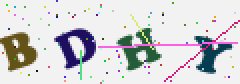
#> input picture project2/yan3.png, 120 x 42 px (shown 2 times larger)
$ python yzm1.py
#> lines starting #> are read from the running program, lines starting #| are printed output that depends on the picture; after the words box and inside, x2 and y2 are one past the last pixel; in counts of white or black regions, pixels touching at a corner belong together
import cv2
import numpy as np
import tensorflow as tf
from matplotlib import pyplot as plt
img = cv2.imread("yan3.png", 0)
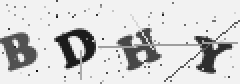
#> img: shape (42, 120) (shown 2 times larger); min 16, max 242, mean 210.1
img=cv2.resize(img,(301,120))
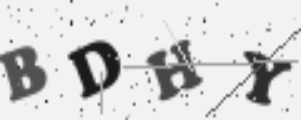
#> img: shape (120, 301); min 27, max 242, mean 210.1

#img = img[10:110,10:291]
#img = cv2.GaussianBlur(img,(9,9),0)

kernel = np.ones((5,5),np.uint8)

#img = cv2.morphologyEx(img, cv2.MORPH_OPEN, kernel)

#ret2,th2 = cv2.threshold(img,0,255,cv2.THRESH_BINARY+cv2.THRESH_OTSU)


img = cv2.dilate(img,kernel,iterations = 1)
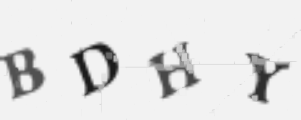
#> img: shape (120, 301); min 27, max 242, mean 226

img = cv2.GaussianBlur(img,(5,5),0)

ret1,img = cv2.threshold(img,0,255,cv2.THRESH_BINARY+cv2.THRESH_OTSU)
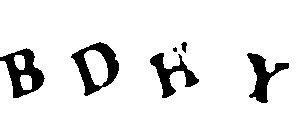
#> img: shape (120, 301); 89.9% white; 6 black regions (1 under 20 px), largest, box (x1, y1, x2, y2) and area: (71, 42, 119, 96) 1026, (0, 48, 45, 98) 1004, (150, 53, 199, 98) 775, (247, 53, 289, 103) 770, (181, 42, 187, 53) 41
#> ret1 = 173

img = cv2.erode(img,kernel,iterations = 1) #膨胀
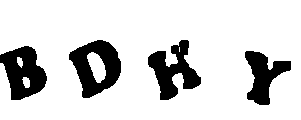
#> img: shape (120, 301); 83.4% white; 4 black regions, box (x1, y1, x2, y2) and area: (69, 40, 121, 98) 1680, (0, 46, 47, 100) 1571, (148, 40, 201, 100) 1520, (245, 51, 291, 105) 1235


# [6 lines of commented-out code are left out]


cv2.imshow('image',img)
cv2.waitKey(0)
cv2.destroyAllWindows()

$ run again, with project2/yan1.png copied over project2/yan3.png
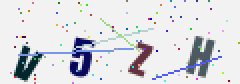
#> input picture project2/yan1.png, 120 x 42 px (shown 2 times larger)
#> `ret1,img = cv2.threshold(img,0,255,cv2.THRESH_BINARY+cv2.THRESH_OTSU)`:
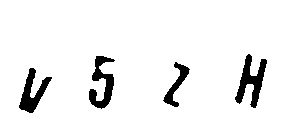
#> img: shape (120, 301); 93.5% white; 4 black regions, box (x1, y1, x2, y2) and area: (235, 54, 267, 108) 719, (89, 56, 115, 109) 642, (19, 68, 52, 113) 598, (163, 62, 190, 107) 372
#> ret1 = 181
#> `img = cv2.erode(img,kernel,iterations = 1)`:
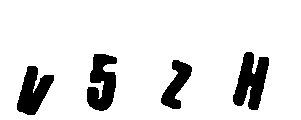
#> img: shape (120, 301); 88.5% white; 4 black regions, box (x1, y1, x2, y2) and area: (233, 52, 269, 110) 1251, (87, 54, 117, 111) 1154, (17, 66, 54, 115) 1033, (161, 60, 192, 109) 724

$ run again, with project2/yan2.png copied over project2/yan3.png
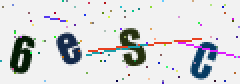
#> input picture project2/yan2.png, 120 x 42 px (shown 2 times larger)
#> `ret1,img = cv2.threshold(img,0,255,cv2.THRESH_BINARY+cv2.THRESH_OTSU)`:
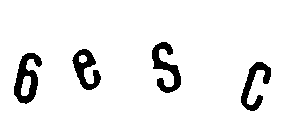
#> img: shape (120, 301); 93% white; 4 black regions, box (x1, y1, x2, y2) and area: (14, 53, 42, 104) 720, (152, 42, 181, 93) 656, (241, 62, 271, 111) 577, (72, 49, 101, 90) 570
#> ret1 = 175
#> `img = cv2.erode(img,kernel,iterations = 1)`:
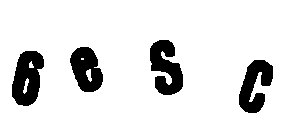
#> img: shape (120, 301); 87.5% white; 4 black regions, box (x1, y1, x2, y2) and area: (12, 51, 44, 106) 1238, (150, 40, 183, 95) 1180, (239, 60, 273, 113) 1077, (70, 47, 103, 92) 1019
